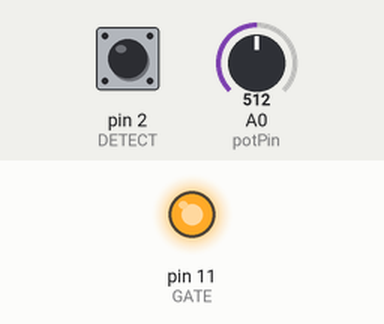
Bench run of a sketch on a simulated Arduino Uno, built with avr-gcc and run on an emulated ATmega328P. Shown: output pins drawn as LEDs (lit = HIGH). Inputs (shaded band) come from the test bench; at power-on: pin 2 (DETECT) HIGH, A0 (potPin) = 512.

Above: at 1.2 s.
1.3 s: pin 2 (DETECT) pulled LOW for 0.15 s
At 1.8 s:
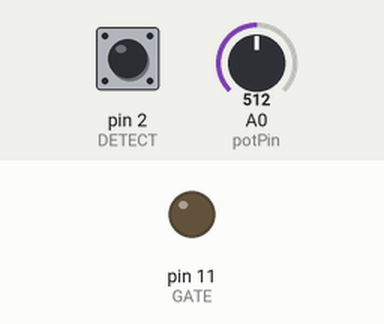
Timing chart, 0 to 4.3 s (numbered marks = the images above; inputs shaded):
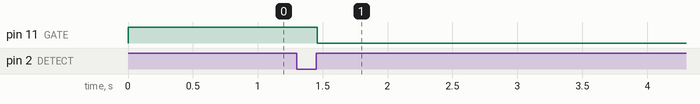

Measured:
- after the input at 1.3 s, pin 11 (GATE): HIGH → LOW after 0.16 s

The sketch:

FinalCodeOriginalComments.ino
```cpp
//Georgia and Basir
// Final Motor Control Code (Georgia's Comments)
/* This was the first code we tried after ordering a new dimmer and it worked. With a few changes, it became our final
code. The one hiccup we encountered with this code was that it is impossible to run delays in it because the code
already uses the Arduino's timer functions. The comments on this version are from the website, to my comments go
tto the "G Comments" file. */

// AC Control V1.1
//
// This Arduino sketch is for use with the heater
// control circuit board which includes a zero
// crossing detect function and an opto-isolated TRIAC.
//
// AC Phase control is accomplished using the internal
// hardware timer1 in the Arduino
//
// Timing Sequence
// * timer is set up but disabled
// * zero crossing detected on pin 2
// * timer starts counting from zero
// * comparator set to "dely to on" value
// * counter reaches comparator value
// * comparator ISR turns on TRIAC gate
// * counter set to overflow - pulse width
// * counter reaches overflow
// * overflow ISR turns off TRIAC gate
// * TRIAC stops conducting at next zero cross
// The hardware timer runs at 16MHz. Using a
// divide by 256 on the counter each count is
// 16 microseconds.  1/2 wave of a 60Hz AC signal
// is about 520 counts (8,333 microseconds).
#include <RBDdimmer.h>
#include <avr/io.h>
#include <avr/interrupt.h>

#define potPin 0 //potentiometer read pin
#define DETECT 2 // zero cross detect
#define GATE 11 // TRIAC gate
#define PULSE 4 // trigger pulse width (counts)
int i = 483;
int potValue = 0;


void setup()
{
  // set up pins
  pinMode(DETECT, INPUT); // zero cross detect
  digitalWrite(DETECT, HIGH); // enable pull-up resistor
  pinMode(GATE, OUTPUT); // TRIAC gate control
  // set up Timer1
  // (see ATMEGA 328 data sheet pg 134 for more details)
  OCR1A = 100; // initialize the comparator
  TIMSK1 = 0x03; // enable comparator A and overflowinterrupts
  TCCR1A = 0x00; // timer control registers set for
  TCCR1B = 0x00; // normal operation, timer disabled
  // set up zero crossing interrupt
  attachInterrupt(0, zeroCrossingInterrupt, RISING);
  // IRQ0 is pin 2. Call zeroCrossingInterrupt
  // on rising signal

}

// Interrupt Service Routines
void zeroCrossingInterrupt()
{
  // zero cross detect
  TCCR1B = 0x04; // start timer with divide by 256 input
  TCNT1 = 0; // reset timer - count from zero
}

extern "C"
{
  ISR(TIMER1_COMPA_vect)
  {
    // comparator match
    digitalWrite(GATE, HIGH); // set TRIAC gate to high
    TCNT1 = 65536 - PULSE; // trigger pulse width

  }
}

extern "C"
{
  ISR(TIMER1_OVF_vect)
  {
    // timer1 overflow
    digitalWrite(GATE, LOW); // turn off TRIAC gate
    TCCR1B = 0x00; // disable timer stopd unintended triggers

  }
}

void loop(){

  potValue = analogRead(potPin);
   /*
  i--;
  // i = i -1;
  // i-=1;
  OCR1A = ; // set the compare register brightness desired.
  if (i < 65)
  {
    i = 483;
  }
*/
  OCR1A = map(potValue, 0, 1023, 370, 483); // set the compare register brightness desired.

  }

 //Gear ratio is 20
```
